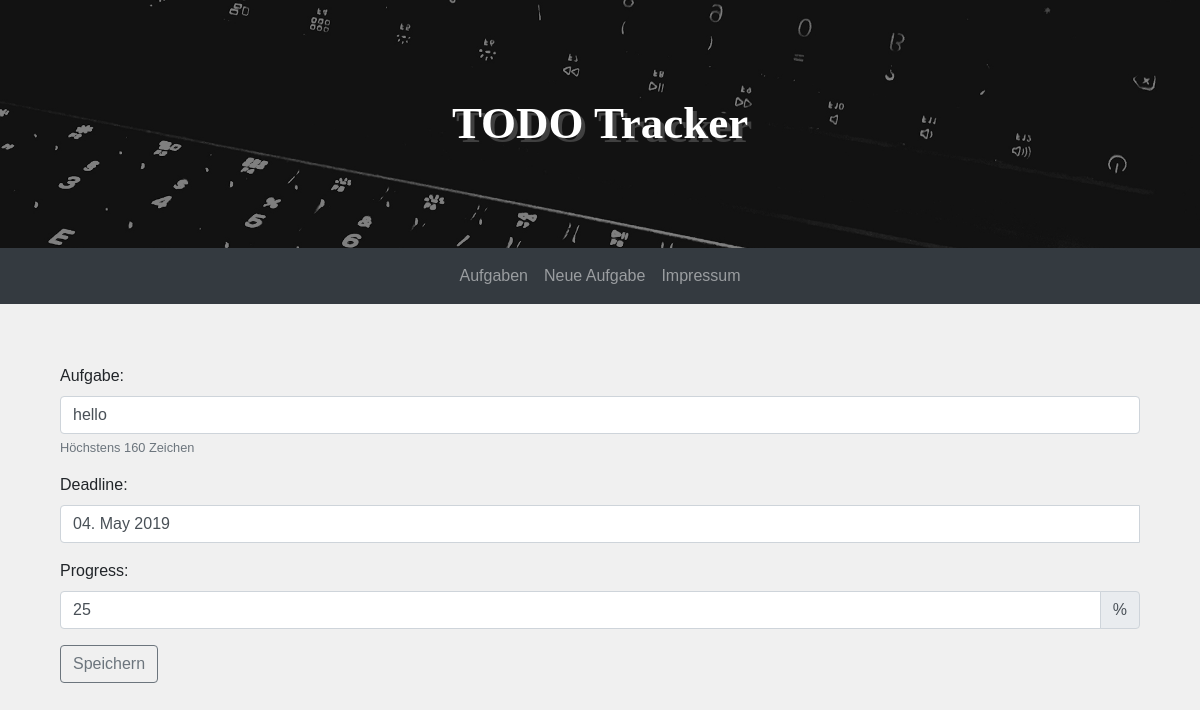
The app's page /catalog/page_edit_task/5/, older data.
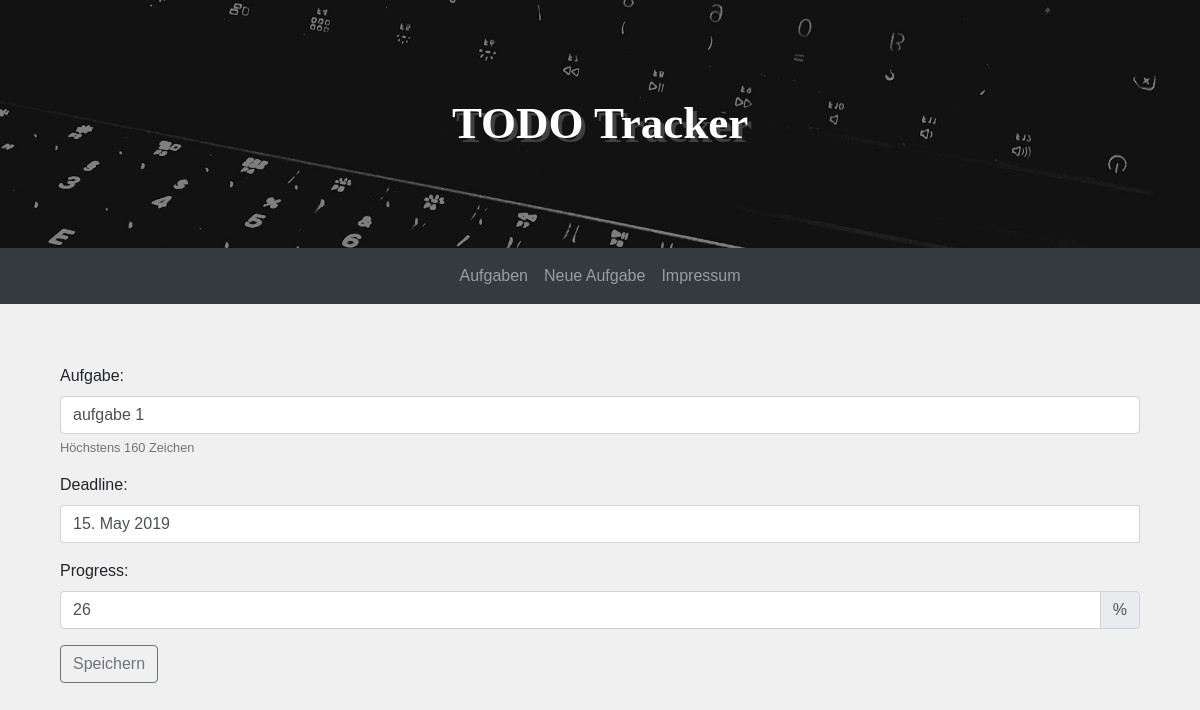
The same page, newer data.
### catalog/models.py (models this page shows, shortened)
class Todo(models.Model):
	name = models.CharField(max_length=80)
	deadline = models.DateField()
	progress = models.IntegerField()

### catalog/views.py (the view)
# urls.py: path('page_edit_task/<int:pk>/', views.page_edit_task, name='page_edit_task'),
def page_edit_task(request, pk):
    post = get_object_or_404(Todo, pk=pk)
    if request.method == "POST":
        form = TodoForm(request.POST, instance=post)
        if form.is_valid():
            post = form.save(commit=False)
            post.name = form.cleaned_data['name']
            post.deadline = form.cleaned_data['deadline']
            post.progress = form.cleaned_data['progress']
            post.save()
            return HttpResponseRedirect('/catalog/')
    else:
        form = TodoForm(instance=post)
    return render(request, 'page_edit_task.html', {'form': form})

### catalog/forms.py
class TodoForm(forms.ModelForm):
	class Meta:
		model = Todo
		fields = ('name', 'deadline', 'progress',)
		name = forms.CharField(max_length=80)
		deadline = forms.DateField(input_formats=settings.DATE_FORMAT)
		progress = forms.IntegerField()

### catalog/templates/page_edit_task.html (shortened to what this page needs)
{% extends "base.html" %}
{% block content %}
<div class="contents">
   <form method="POST">
      <div class="form-group">
         <label>Aufgabe:</label>
         <input name="name" type="task" class="form-control" aria-describedby="task_restriction" placeholder="Aufgabenname eingeben" maxlength="160" value="{{form.initial.name}}">
         <small id="task_restriction" class="form-text text-muted">Höchstens 160 Zeichen</small>
      </div>
      <div class="form-group">
         <label>Deadline:</label>
         <div class="input-group date" data-provide="datepicker" data-date-format="dd. MM yyyy">
            <input name="deadline" type="text" class="form-control" placeholder="Deadline wählen" value="{{form.initial.deadline}}">
         </div>
      </div>
      <div class="form-group">
         <label>Progress:</label>
         <div class="input-group mb-3">
            <input name="progress" class="form-control" placeholder="Progress in Prozenten eingeben" type="number" min="0" max="100" value="{{form.initial.progress}}">
            <div class="input-group-append">
               <span class="input-group-text" id="basic-addon3">%</span>
            </div>
         </div>
      </div>
      <button type="submit" class="btn btn-outline-secondary">Speichern</button>
   </form>
</div>
{% endblock %}

Row changes from the older to the newer data that the page shows:
changed Todo: name "hello" → "aufgabe 1"; deadline "04. May 2019" → "15. May 2019"
Text that changed along with them:
form field progress: "25" → "26"
